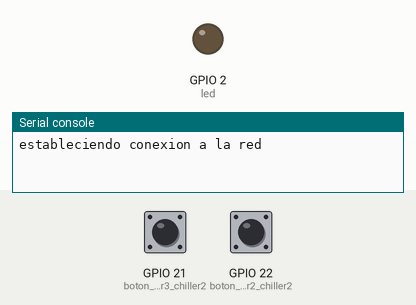
A program run on a simulated ESP32 board running MicroPython. On the bench: output pins drawn as LEDs (lit = HIGH), the last lines printed to the serial console. The test bench sets the inputs (shaded band); at power-on: GPIO 21 (boton_compresor3_chiller2) HIGH, GPIO 22 (boton_compresor2_chiller2) HIGH. Web requests get an empty 200 reply after 0.4 s; a WiFi scan finds one network, HomeNet.

Above: at 2.0 s.
At 4.2 s:
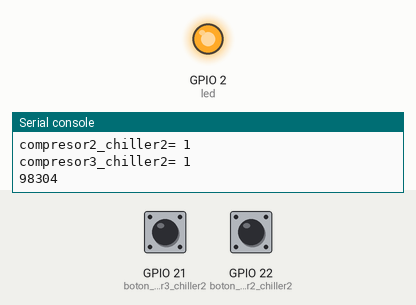
Timing chart, 0 to 15.5 s (numbered marks = the images above):
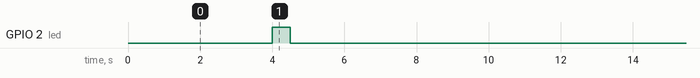

The program:

monitoreo_tarjeta2.py
```python
import network
import utime
import machine
import urequests
import gc
import esp

conexion = network.WLAN(network.STA_IF)  ## crea objeto de la conexion wifi
gc.enable()                              ## habilita el recolector de basura, limpia la memoria ram del esp32
esp.osdebug(None)                        ## funcion avanzada para la deteccion de errores que no usaremos
wdt=machine.WDT(timeout=90000)           ## WATCHODOG TIMER, si el sistema no lo alimenta en el tiempo estipulado reinicia la aplicacion
led = machine.Pin(2,machine.Pin.OUT)     ## habilita el pin 2 como salida para el led indicador

boton_compresor2_chiller2= machine.Pin(22,machine.Pin.IN,machine.Pin.PULL_UP)         # entrada de señales por PULL-UP
boton_compresor3_chiller2= machine.Pin(21,machine.Pin.IN,machine.Pin.PULL_UP)         # entrada de señales por PULL-UP

def conexion_wifi():                                   #FUNCION de conexion al wifi
    try:
        print("estableciendo conexion a la red")
        conexion.active(True)                          # activa la conexion al wifi
        lista = conexion.scan()                        # scanea las redes wifi disponibles
        for red in lista:
            print(red[0].decode())                     # crea una lista con las redes disponibles
        conexion.connect("TP-Link_A3C8","77131478")    # se conecta a la red, se debe ingresar aqui usuario y clave de la red conocida
#        conexion.connect("prueba","12345678")
#        conexion.connect("gus","854317gm")
        while not conexion.isconnected():
            print(".")                                 # mientras no haya coneccion imprime un .
            utime.sleep(1)
        print(conexion.ifconfig())                     # devuelve los valores de la conexion (direccion ip, mascara, dns, etc)
        print(conexion.config("mac"))
    except:                                            # si la tarjeta detecta un error
        print("error en la conexion")
        utime.sleep(3)                                 # espera 3 seg
        conexion.disconnect()                          # se desconecta de la red
        utime.sleep(6)                                 # espera 6 seg para cerrar totalmente
        print("... reconectando")
        continuar1=False                               # rompe el bucle while principal

def blink():
    led.on()
    utime.sleep(0.5)                         # FUNCION que hace titilar el led cuando el algoritmo envia datos
    led.off()
    utime.sleep(1)
###########################################################################################################

global continuar1                                     # se declaran las variables
global continuar2
continuar1=True    # bandera del bucle de conexion al wifi
continuar2=False   # bandera del bucle de trabajo
contador=0         # contador de envios fallidos del metodo post
contador2=0        # contador de recepciones fallidas del metodo get
contador3=0        # contador de envios exitosos del metodo post

######### tarjeta 1 #######
compresor1_chiller1=0
compresor2_chiller1=0
compresor3_chiller1=0
flujo_chiller1=0
temperatura_chiller1=0
######### tarjeta 2 #######
compresor1_chiller2=0
#compresor2_chiller2=0
#compresor3_chiller2=0
flujo_chiller2=0
switch_chiller2=0
corpoelec_440v=0
######### tarjeta 3 #######
switch_bomba1_chiller=0
motor_bomba1_chiller=0
falla_bomba1_chiller=0
switch_bomba2_chiller=0
motor_bomba2_chiller=0
falla_bomba2_chiller=0
switch_bomba3_chiller=0
motor_bomba3_chiller=0
falla_bomba3_chiller=0
######### tarjeta 4 #######
switch_uma40ton=0
motor_uma40ton=0
falla_uma40ton=0
reloj_uma40ton=0
######### tarjeta 5 #######
chiller=0
asc1=0
planta=0
temperatura=0
######### tarjeta 6 #######
switch_extractor1=0
motor_extractor1=0
falla_extractor1=0
reloj_estractor1=0
######### tarjeta 7 #######
switch_extractor2=0
motor_extractor2=0
falla_extractor2=0
reloj_extractor2=0
corpoelec_220v=0
######### tarjeta 8 #######
energizado_asc_corp=0
funcionamiento_asc_corp=0
falla_asc_corp=0
######### tarjeta 9 #######
energizado_asc_lobbynorte=0
funcionamiento_asc_lobbynorte=0
falla_asc_lobbynorte=0
######### tarjeta 10 #######
energizado_asc_lobbysur=0
funcionamiento_asc_lobbysur=0
falla_asc_lobbysur=0
######### tarjeta 11 #######
energizado_asc_carganorte=0
funcionamiento_asc_carganorte=0
falla_asc_carganorte=0
######### tarjeta 12 #######
reloj_uma_sala17=0
motor_uma_sala17=0
falla_uma_sala17=0
## en total 52 variables programadas #######################


while (continuar1):                              #  <<<< bucle while principal >>>>
    conexion_wifi()                                     # activa la conexion al wifi
    if (conexion.isconnected()):                        # si la conexion esta correcta activa la bandera del bucle de trabajo
        continuar2=True
    while (continuar2):                          #  <<<< bucle while de trabajo >>>>

        ############################################captura los datos en la tarjeta##########################################
        dato_tarjeta='tarjeta2'                     #       <<<==========   nombre de la tarjeta desde donde se envian los datos  CHILLER #2
        compresor2_chiller2=int(boton_compresor2_chiller2.value())            # sensa el estado del pin 23
        compresor3_chiller2=int(boton_compresor3_chiller2.value())            # sensa el estado del pin 39

        print("compresor2_chiller2= "+str(compresor2_chiller2))
        print("compresor3_chiller2= "+str(compresor3_chiller2))
        #########################################################################################################################
        gc.collect()                                # limpia la basura de la memoria ram
        print(gc. mem_free ( ))                     # imprime cuanta memoria hay disponible

        blink()                                     # hace destellar el led de la tarjeta

########################################################  METODO GET  #########################################
#         try:
#             print("realizando peticion GET")
#             peticion=urequests.get('https://ingenieriamcy.000webhostapp.com/prueba_recibe2.php')  # envia la solicitud a la pagina indicada
#             utime.sleep(10)
#             print(peticion.status_code)                                                          # codigo de respuesta de la pagina
#             print(peticion.text)                                                                 # sin esta linea el codigo da error
#         except:
#             print("====>no hay respuesta GET")
#             contador2=contador2+1
#             print(str(contador2) + " de intentos de solicitud fallida")
#             if ((contador2)>4):
#                 print("...reiniciando conexion")
#                 conexion.disconnect()
#                 utime.sleep(10)
#                 continuar2=False
#                 contador2=0
######################################################### METODO POST  #####################################################################
        try:
#             dato= ('&device_label='+ str(dato_tarjeta) + '&chiller='+ str(chiller) + '&ascensor1='+ str(asc1) + '&planta_sur='+ str(planta) + '&temperature='+str(temperatura)+
#                    '&compresor1_chiller1='+ str(compresor1_chiller1) + '&compresor2_chiller1='+ str(compresor2_chiller1) + '&compresor3_chiller1='+ str(compresor3_chiller1) +'&flujo_chiller1='+ str(flujo_chiller1) + '&temperatura_chiller1='+str(temperatura_chiller1)+
#                    '&compresor1_chiller2='+ str(compresor1_chiller2) + '&compresor2_chiller2='+ str(compresor2_chiller2) + '&compresor3_chiller2='+ str(compresor3_chiller2) +'&flujo_chiller2='+ str(flujo_chiller2) + '&switch_chiller2='+str(switch_chiller2)+'&corpoelec_440v='+str(corpoelec_440v) +
#                    '&energizado_asc_corp='+ str(energizado_asc_corp) + '&funcionamiento_asc_corp='+ str(funcionamiento_asc_corp) + '&falla_asc_corp='+str(falla_asc_corp))
#             # datos a enviar al formulario del host

            dato= ('&compresor1_chiller1='+ str(compresor1_chiller1) + '&compresor2_chiller1='+ str(compresor2_chiller1) + '&compresor3_chiller1='+ str(compresor3_chiller1) +'&flujo_chiller1='+ str(flujo_chiller1) + '&temperatura_chiller1='+str(temperatura_chiller1) +
                   '&compresor1_chiller2='+ str(compresor1_chiller2) + '&compresor2_chiller2='+ str(compresor2_chiller2) + '&compresor3_chiller2='+ str(compresor3_chiller2) +'&flujo_chiller2='+ str(flujo_chiller2) + '&switch_chiller2='+str(switch_chiller2)+'&corpoelec_440v='+str(corpoelec_440v) +
                   '$switch_bomba1_chiller='+str(switch_bomba1_chiller)+'$motor_bomba1_chiller='+str(motor_bomba1_chiller) + '$falla_bomba1_chiller='+str(falla_bomba1_chiller) + '$switch_bomba2_chiller='+str(switch_bomba2_chiller) + '$motor_bomba2_chiller='+str(motor_bomba2_chiller) + '$falla_bomba2_chiller='+str(falla_bomba2_chiller) + '$switch_bomba3_chiller='+str(switch_bomba3_chiller) + '$motor_bomba3_chiller='+str(motor_bomba3_chiller) + '$falla_bomba3_chiller='+str(falla_bomba3_chiller) +
                   '$switch_uma40ton='+str(switch_uma40ton) + '$motor_uma40ton='+str(motor_uma40ton) + '$falla_uma40ton='+str(falla_uma40ton) + '$reloj_uma40ton='+str(reloj_uma40ton) +
                   '&device_label='+ str(dato_tarjeta) + '&chiller='+ str(chiller) + '&ascensor1='+ str(asc1) + '&planta_sur='+ str(planta) + '&temperature='+str(temperatura) +
                   '$switch_extractor1='+str(switch_extractor1) + '$motor_extractor1='+str(motor_extractor1) + '$falla_extractor1='+str(falla_extractor1) + '$reloj_estractor1='+str(reloj_estractor1) +
                   '$switch_extractor2='+str(switch_extractor2) + '$motor_extractor2='+str(motor_extractor2) + '$falla_extractor2='+str(falla_extractor2) + '$reloj_extractor2='+str(reloj_extractor2) + '$corpoelec_220v='+str(corpoelec_220v) +
                   '&energizado_asc_corp='+ str(energizado_asc_corp) + '&funcionamiento_asc_corp='+ str(funcionamiento_asc_corp) + '&falla_asc_corp='+str(falla_asc_corp) +
                   '$energizado_asc_lobbynorte='+str(energizado_asc_lobbynorte) + '$funcionamiento_asc_lobbynorte='+str(funcionamiento_asc_lobbynorte) + '$falla_asc_lobbynorte='+str(falla_asc_lobbynorte) +
                   '$energizado_asc_lobbysur='+str(energizado_asc_lobbysur) + '$funcionamiento_asc_lobbysur='+str(funcionamiento_asc_lobbysur) + '$falla_asc_lobbysur='+str(falla_asc_lobbysur) +
                   '$energizado_asc_carganorte='+str(energizado_asc_carganorte) + '$funcionamiento_asc_carganorte='+str(funcionamiento_asc_carganorte) + '$falla_asc_carganorte='+str(falla_asc_carganorte) +
                   '$reloj_uma_sala17='+str(reloj_uma_sala17) + '$motor_uma_sala17='+str(motor_uma_sala17) + '$falla_uma_sala17='+str(falla_uma_sala17)
                   )

            datos=dato
            print("realizando peticion POST")
            cabezera={'Content-Type':'application/x-www-form-urlencoded'}    # cabezera de la pagina a enviar los datos del formulario                                                                                                                    # tiempo de muestreo


            #envio_datos= urequests.post('https://ingenieriamcy.000webhostapp.com/prueba_recibe2.php',data=datos,headers=cabezera)  # envio de datos metodo post
            envio_datos= urequests.post('https://iotgus.000webhostapp.com//prueba_recibe2.php',data=datos,headers=cabezera)  # envio de datos metodo post

            utime.sleep(10)
            print(envio_datos.status_code)  # imprime codigo de respuesta
            print(envio_datos.text)         # imprime la respuesta de la pagina
            contador3=contador3+1
            print("================================>"+ str(contador3)+" envios exitosos")
        except:
            print("====>no hay respuesta POST")
            contador=contador+1
            print(str(contador) + " de intentos de envios fallidos")
            utime.sleep(10)
            if ((contador)>4):                                 # si el numero de intentos de envios post fallidos supera lo establecido
                print("...reiniciando conexion")
                conexion.disconnect()                          # se desconecta del wifi
                utime.sleep(10)                                # espera 10 seg
                continuar2=False                               # rompe el bucle de trabajo
                contador=0                                     # vuelve a cero el contador de envios fallidos
###########################################################################################################################
        wdt.feed()                               # <<<<====  activa el impulso para el watchdog timer "IMPORTANTISIMO", fin del programa
```

Measured:
- by itself, GPIO 2 (led): alternates HIGH for 0.50 s and LOW for 11.4 s
